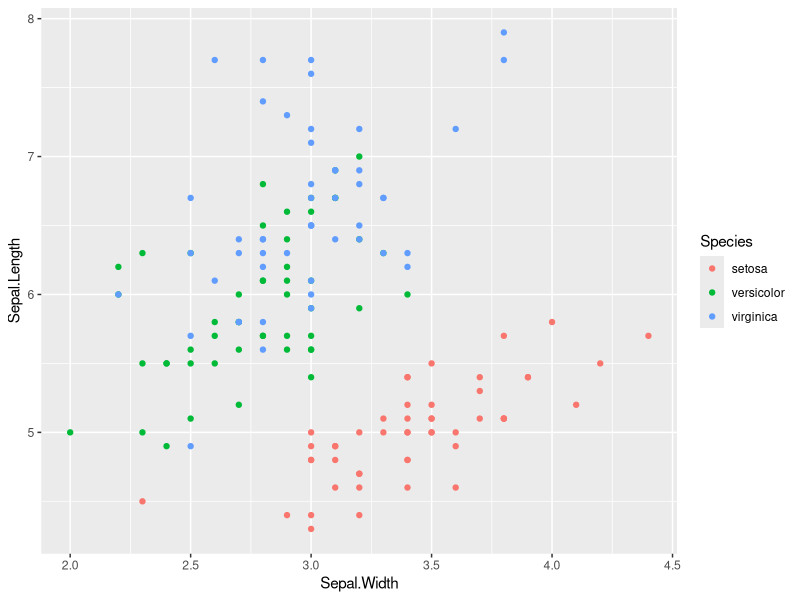
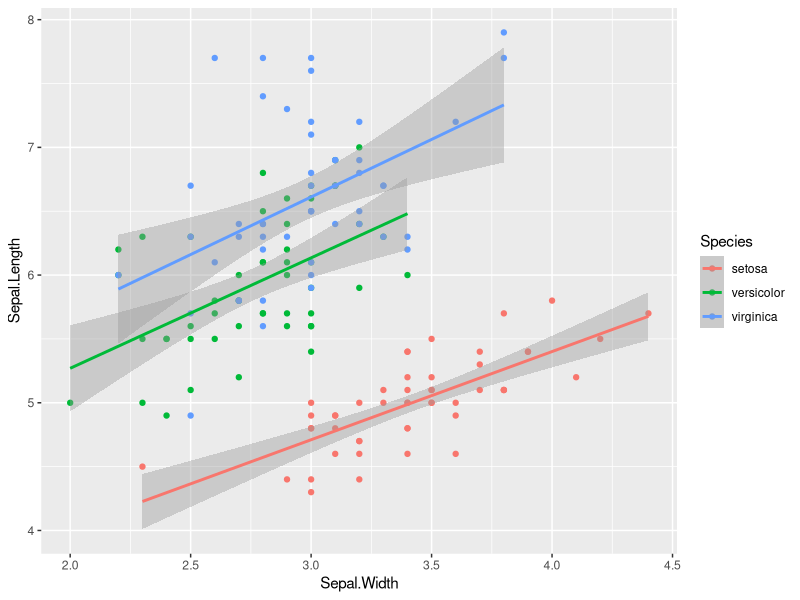
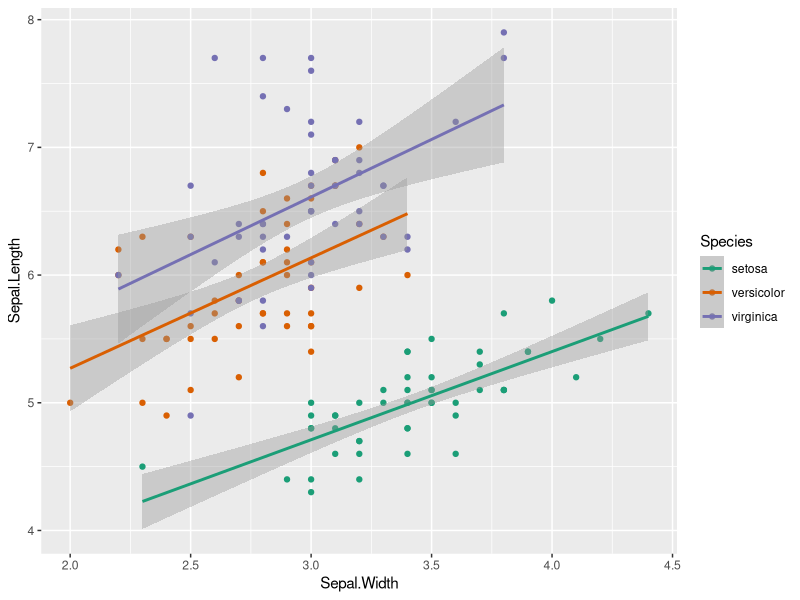
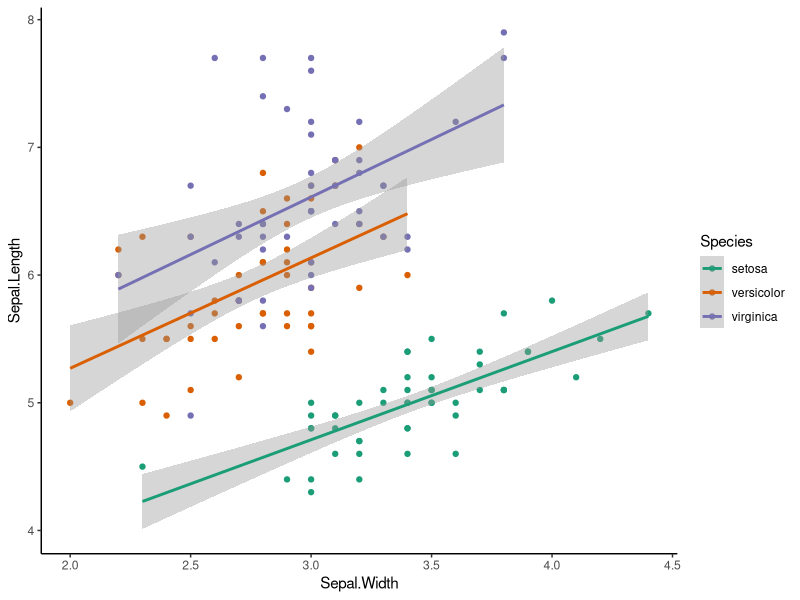
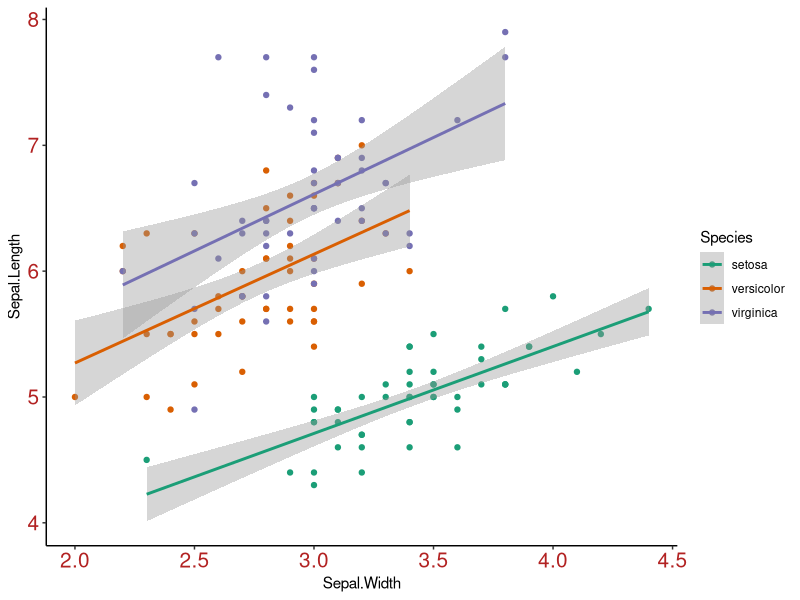
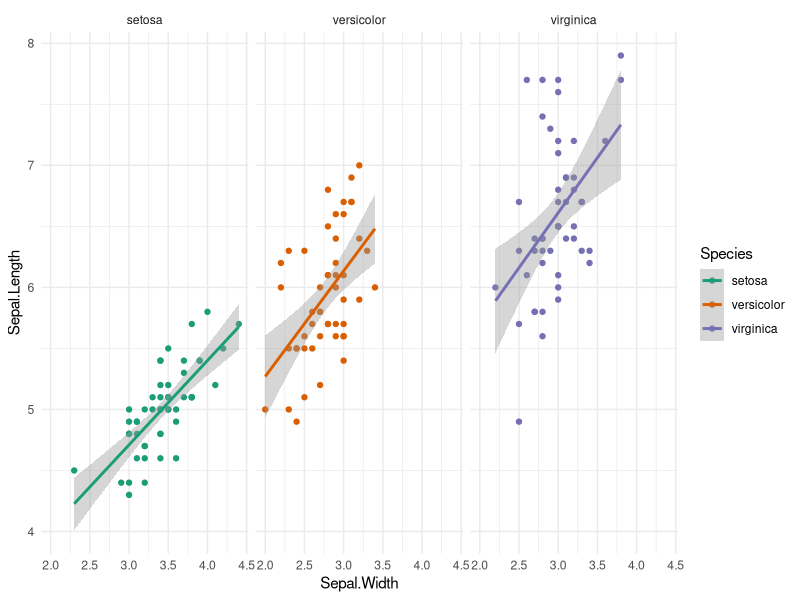
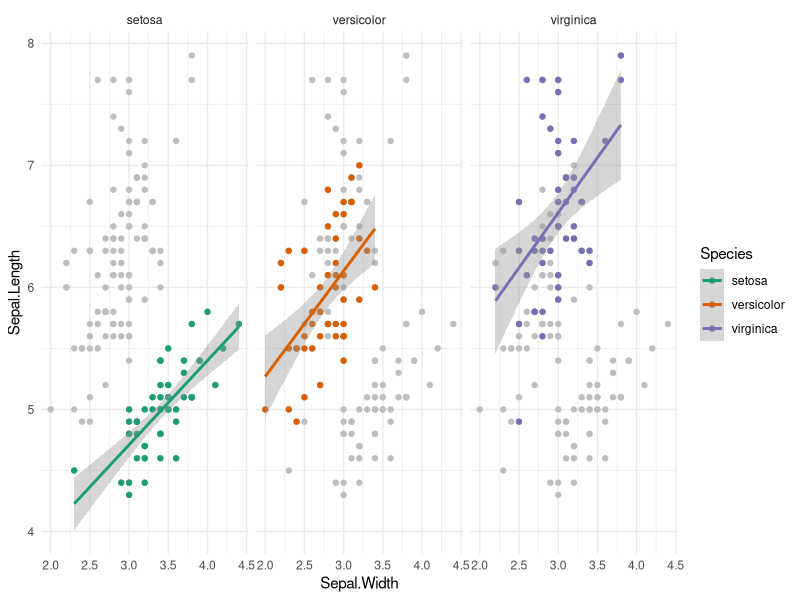
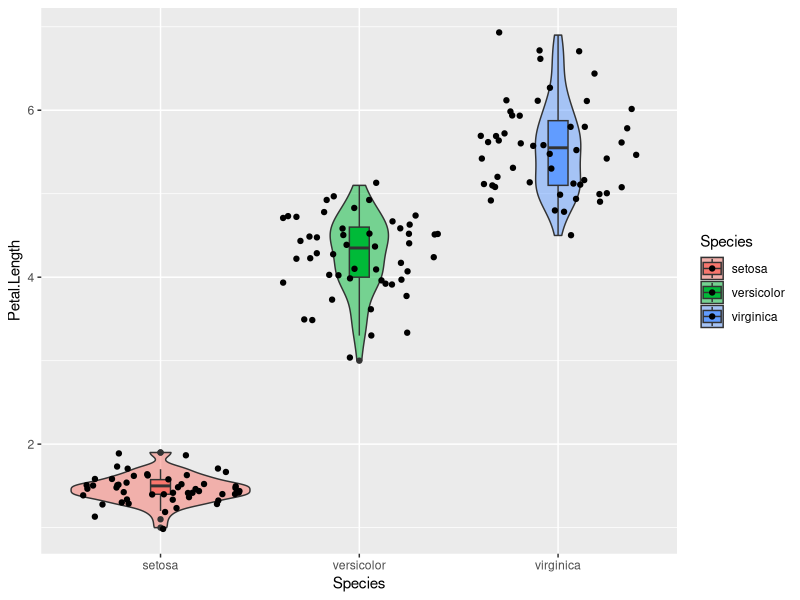

Reproduce these figures in R, in order.
## ggplot test
## This file is for basic test for ggplot2
## Author: Nan He 2025.12.19

library(ggplot2)
data("iris")

## simple point plot
p1 <- ggplot(data = iris, aes(x = Sepal.Width, y = Sepal.Length)) +
  geom_point(aes(colour = Species))

p1

## add linear regression for each species
p2 <- ggplot(iris, aes(Sepal.Width, Sepal.Length)) +
  geom_point(aes(colour = Species)) +
  geom_smooth(aes(group = Species, colour = Species), method = "lm")

p2

## add customized colours
p3 <- ggplot(iris, aes(Sepal.Width, Sepal.Length)) +
  geom_point(aes(colour = Species)) +
  geom_smooth(aes(group = Species, colour = Species), method = "lm") +
  scale_color_brewer(palette = "Dark2")

p3

## add theme
p4 <- ggplot(iris, aes(Sepal.Width, Sepal.Length)) +
  geom_point(aes(colour = Species)) +
  geom_smooth(aes(group = Species, colour = Species), method = "lm") +
  scale_color_brewer(palette = "Dark2") +
  theme_classic()

p4

## add text colour
p5 <- ggplot(iris, aes(Sepal.Width, Sepal.Length)) +
  geom_point(aes(colour = Species)) +
  geom_smooth(aes(group = Species, colour = Species), method = "lm") +
  scale_color_brewer(palette = "Dark2") +
  theme_classic() + 
  theme(axis.text = element_text(colour = "firebrick", size = 15))

p5

## facet according to species
p6 <- ggplot(iris, aes(Sepal.Width, Sepal.Length)) +
  geom_point(aes(colour = Species)) +
  geom_smooth(aes(group = Species, colour = Species), method = "lm") +
  scale_color_brewer(palette = "Dark2") +
  theme_minimal() +
  facet_grid(.~Species)

p6

## subset plot-data
p7 <- ggplot(iris, aes(Sepal.Width, Sepal.Length)) +
  geom_point(data = iris[, -5], colour = "grey") +
  geom_point(aes(colour = Species)) +
  geom_smooth(aes(group = Species, colour = Species), method = "lm") +
  scale_color_brewer(palette = "Dark2") +
  theme_minimal() +
  facet_grid(.~Species)

p7

## complex-plot
p8 <- ggplot(iris, aes(Species, Petal.Length, fill = Species)) +
  geom_violin(alpha = .5) +
  geom_boxplot(width = .1) +
  geom_jitter()

p8




